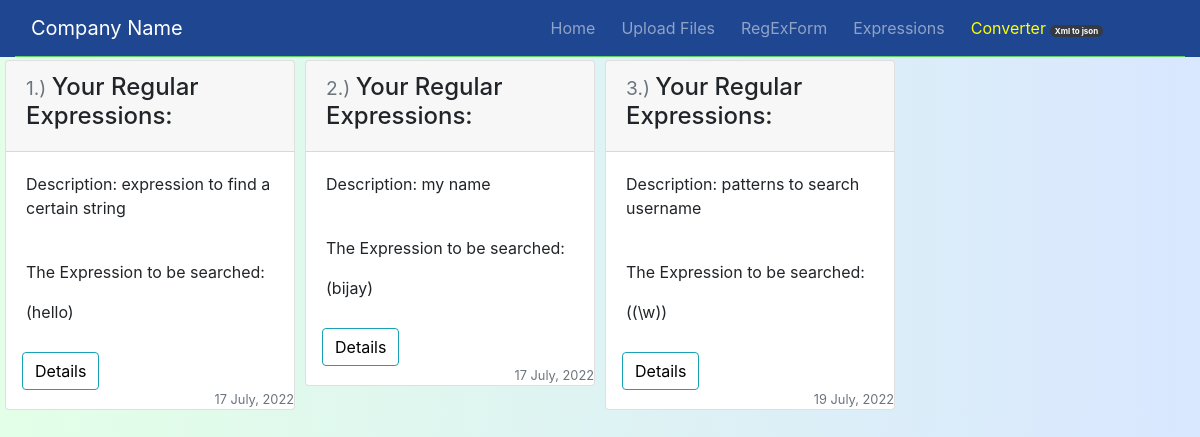
The page /reglist/ on the database its author committed.
### app/models.py (models this page shows)
class RegStore(models.Model):
	title=models.CharField(max_length=200)
	expression=RegexField(max_length=120,re_flags=re.IGNORECASE)
	date_created=models.DateTimeField(auto_now_add=True)

### app/views.py (the view)
# urls.py: path('reglist/',RegListView.as_view(),name="regList"),
class RegListView(ListView):
	model=RegStore
	context_object_name="regs"

### app/templates/app/regstore_list.html
{%extends 'app/base.html'%}
{%block content%}
	<div class="row">
		{%for file in regs%}
			<div class="col-lg-3 col-md-4  card-list">
				<div class="card">
					<div class="card-header">
						<h4><span><small class="text-muted">{{forloop.counter}}.) </small></span>Your Regular Expressions: </h4>
					</div>
				  <div class="card-body">
				    <p class="card-text">Description: {{file.title}}</p>
				  </div>
				  <div class="card-body">
				  	<p>The Expression to be searched: </p>
				    <p class="card-text">({{file.expression}})</p>
				  </div>
				  <div class="regbtn">
				  	<a href="{%url 'regdetail' file.id%}" class="btn btn-outline-info mt-2 ml-3">Details</a>
				  </div>
				  <div class="regd">
				  	<small class="text-muted" style="float: right; padding-top: 4;">{{file.date_created|date:"d F, Y" }}</small>
				  </div>
				</div>
			</div>
		{%endfor%}
	</div>
{%endblock content%}

### app/templates/app/base.html (shortened to what this page needs)
{% load static%}
<!DOCTYPE html>
<html>
<head>
	<link rel="stylesheet" href="https://cdn.jsdelivr.net/npm/bootstrap@4.0.0/dist/css/bootstrap.min.css">
	<link rel="stylesheet" type="text/css" href="{%static 'app/main.css'%}">
</head>
<body>
	<section id="title">
		<div class="container-fluid">
			<nav class="navbar navbar-expand-lg navbar-dark" style="border-bottom: 1px solid; border-color: #5FD068;">
			  <a class="navbar-brand" href="#">Company Name</a>
			  <div class="collapse navbar-collapse" id="navbarSupportedContent">
			    <ul class="navbar-nav ml-auto mr-5">
			      <li class="nav-item">
			        <a class="nav-link" href="{%url 'home'%}">Home</a>
			      </li>
			      <li class="nav-item">
			        <a class="nav-link" href="{%url 'fileup'%}">Upload Files</a>
			      </li>
			      <li class="nav-item">
			        <a class="nav-link" href="{%url 'regexp'%}">RegExForm</a>
			      </li>
			      <li class="nav-item">
			        <a class="nav-link" href="{%url 'regList'%}">Expressions</a>
			      </li>
			      <li class="nav-item">
			        <a class="nav-link" style="color: yellow;" href="{%url 'converter'%}">Converter<span class="badge badge-pill badge-dark ml-1" style="font-size: 50%;">Xml to json</span></a>
			      </li>
			    </ul>
			  </div>
			</nav>
		</div>
	</section>
	<div class="container-fluid">
		{%block content%}{%endblock content%}
	</div>
</body>
</html>

### app/static/app/main.css (style rules this page uses)
body { background: linear-gradient(90deg, #e3ffe7 0%, #d9e7ff 100%); }
#title { background-color: #1F4690; }
.card-list { padding: 3px 5px 3px 5px; }
.nav-link { margin: 0 10px 0 0; }
.btn-outline-info { color: black; }

### rows shown on the page
RegStore: title "expression to find a certain string", expression "hello", date_created "17 July, 2022"
RegStore: title "my name", expression "bijay", date_created "17 July, 2022"
RegStore: title "patterns to search username", expression "(\\w)", date_created "19 July, 2022"
